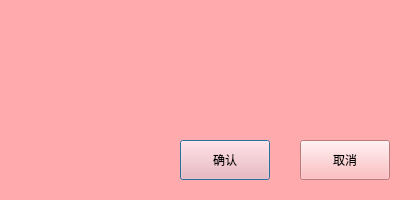
<?xml version="1.0" encoding="UTF-8"?>
<ui version="4.0">
 <class>QuestionBox</class>
 <widget class="QDialog" name="QuestionBox">
  <property name="geometry">
   <rect>
    <x>0</x>
    <y>0</y>
    <width>420</width>
    <height>200</height>
   </rect>
  </property>
  <property name="minimumSize">
   <size>
    <width>420</width>
    <height>200</height>
   </size>
  </property>
  <property name="maximumSize">
   <size>
    <width>420</width>
    <height>200</height>
   </size>
  </property>
  <property name="windowTitle">
   <string/>
  </property>
  <property name="styleSheet">
   <string notr="true">background-color: rgb(255, 170, 173);</string>
  </property>
  <widget class="QPushButton" name="confirm_btn">
   <property name="geometry">
    <rect>
     <x>180</x>
     <y>140</y>
     <width>90</width>
     <height>40</height>
    </rect>
   </property>
   <property name="font">
    <font>
     <family>方正小标宋简体</family>
     <pointsize>9</pointsize>
    </font>
   </property>
   <property name="text">
    <string>确认</string>
   </property>
  </widget>
  <widget class="QLabel" name="text_lbl">
   <property name="geometry">
    <rect>
     <x>30</x>
     <y>40</y>
     <width>360</width>
     <height>80</height>
    </rect>
   </property>
   <property name="font">
    <font>
     <family>方正小标宋简体</family>
     <pointsize>10</pointsize>
    </font>
   </property>
   <property name="text">
    <string/>
   </property>
   <property name="alignment">
    <set>Qt::AlignCenter</set>
   </property>
  </widget>
  <widget class="QPushButton" name="cancel_btn">
   <property name="geometry">
    <rect>
     <x>300</x>
     <y>140</y>
     <width>90</width>
     <height>40</height>
    </rect>
   </property>
   <property name="font">
    <font>
     <family>方正小标宋简体</family>
     <pointsize>9</pointsize>
    </font>
   </property>
   <property name="text">
    <string>取消</string>
   </property>
  </widget>
 </widget>
 <resources/>
 <connections/>
</ui>
